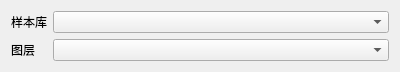
<?xml version="1.0" encoding="UTF-8"?>
<ui version="4.0">
 <class>ObjectSampleWidget</class>
 <widget class="QWidget" name="ObjectSampleWidget">
  <property name="geometry">
   <rect>
    <x>0</x>
    <y>0</y>
    <width>400</width>
    <height>66</height>
   </rect>
  </property>
  <property name="windowTitle">
   <string>Form</string>
  </property>
  <layout class="QFormLayout" name="formLayout">
   <item row="0" column="0">
    <widget class="QLabel" name="label">
     <property name="text">
      <string>样本库</string>
     </property>
    </widget>
   </item>
   <item row="0" column="1">
    <widget class="QComboBox" name="cboSamples"/>
   </item>
   <item row="1" column="0">
    <widget class="QLabel" name="label_2">
     <property name="text">
      <string>图层</string>
     </property>
    </widget>
   </item>
   <item row="1" column="1">
    <widget class="QComboBox" name="cboLayer"/>
   </item>
  </layout>
 </widget>
 <resources/>
 <connections/>
</ui>
